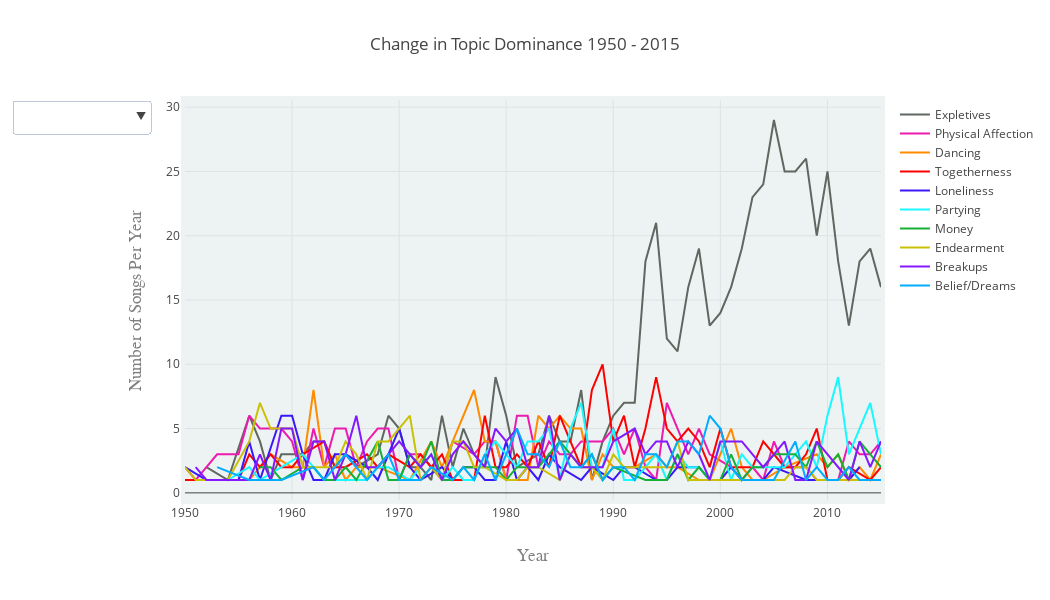

The notebook cell this image was saved under:
### Code cell
import plotly
import plotly.plotly as py
import plotly.graph_objs as go
from plotly.offline import download_plotlyjs, init_notebook_mode, plot, iplot
import cufflinks as cf

plotly.offline.init_notebook_mode(connected=True)

trace_expletives = go.Scatter(x=topic_6_years['Year'],
                        y=topic_6_years['Count'],
                        name='Expletives',
                        line=dict(color='#5E6760'),
                        text=topic6_info,
                        hoverinfo='text')

trace_physical_romance = go.Scatter(x=topic_7_years['Year'],
                            y=topic_7_years['Count'],
                            name='Physical Affection',
                            line=dict(color='#EC1BAD'),
                            text=topic7_info,
                            hoverinfo='text')

#Dancing, dancefloor, boogie, disco, groovy
trace_dancing = go.Scatter(x=topic_13_years['Year'],
                            y=topic_13_years['Count'],
                            name='Dancing',
                            line=dict(color='#FF8B00'),
                            text=topic13_info,
                            hoverinfo='text')

trace_togetherness = go.Scatter(x=topic_19_years['Year'],
                       y=topic_19_years['Count'],
                       name='Togetherness',
                       line=dict(color='#FF0000'),
                       text=topic19_info,
                       hoverinfo='text')

trace_loneliness = go.Scatter(x=topic_25_years['Year'],
                       y=topic_25_years['Count'],
                       name='Loneliness',
                       line=dict(color='#3A18F9'),
                       text=topic25_info,
                       hoverinfo='text')

#Partying, clubbing, drinking, going out 
trace_partying = go.Scatter(x=topic_14_years['Year'],
                       y=topic_14_years['Count'],
                       name='Partying',
                       line=dict(color='#18F8FF'), 
                       text=topic14_info,
                       hoverinfo='text')

trace_money = go.Scatter(x=topic_10_years['Year'],
                       y=topic_10_years['Count'],
                       name='Money',
                       line=dict(color='15B035'),
                       text=topic10_info,
                       hoverinfo='text')

#terms of endearment, sugar, honey 
trace_endearing = go.Scatter(x=topic_29_years['Year'],
                       y=topic_29_years['Count'],
                       name='Endearment',
                       line=dict(color='CAC106'),
                       text=topic29_info,
                       hoverinfo='text')

#Missing a loved one, significant other 
trace_breakups = go.Scatter(x=topic_11_years['Year'],
                       y=topic_11_years['Count'],
                       name='Breakups',
                       line=dict(color='#8418FF'),
                       text=topic11_info,
                       hoverinfo='text')

trace_belief = go.Scatter(x=topic_16_years['Year'],
                       y=topic_16_years['Count'],
                       name='Belief/Dreams',
                       line=dict(color='#00adff'),
                       text=topic16_info,
                       hoverinfo='text')


data = [trace_expletives, trace_physical_romance, trace_dancing,
        trace_togetherness, trace_loneliness, trace_partying,
       trace_money, trace_endearing, 
        trace_breakups, trace_belief]

# Annotations - Permanent Text 

# high_annotations=[dict(x='2016-03-01',
#                        y=df.High.mean(),
#                        xref='x', yref='y',
#                        text='High Average:<br>'+str(df.High.mean()),
#                        ax=0, ay=-40),
#                   dict(x=df.High.idxmax(),
#                        y=df.High.max(),
#                        xref='x', yref='y',
#                        text='High Max:<br>'+str(df.High.max()),
#                        ax=0, ay=-40)]
# low_annotations=[dict(x='2015-05-01',
#                       y=df.Low.mean(),
#                       xref='x', yref='y',
#                       text='Low Average:<br>'+str(df.Low.mean()),
#                       ax=0, ay=40),
#                  dict(x=df.High.idxmin(),
#                       y=df.Low.min(),
#                       xref='x', yref='y',
#                       text='Low Min:<br>'+str(df.Low.min()),
#                       ax=0, ay=40)]

# - Dropdown Menu 

updatemenus = list([
    dict(bgcolor='AAAAAA',
         active = 99,
         bordercolor = '#FFFFFF',
         font = dict(size=11, color='#000000')
    ),
    dict(active=-1,
         buttons=list([             
            dict(label = 'Expletives',
                 method = 'update',
                 args = [{'visible': [True, False, False, False, False, False,
                                     False, False, False, False]},
                         {'title': 'Expletives & Offensive Language'},
                        ]),
             
            dict(label = 'Physical Affection',
                 method = 'update',
                 args = [{'visible': [False, True, False, False, False, False,
                                     False, False, False, False]},
                         {'title': 'Physical Affection'}]),
             
            dict(label = 'Dancing',
                 method = 'update',
                 args = [{'visible': [False, False, True, False, False, False,
                                     False, False, False, False]},
                         {'title': "Dancing & Groovin'"}]),
             
            dict(label = 'Togetherness',
                 method = 'update',
                 args = [{'visible': [False, False, False, True, False, False,
                                     False, False, False, False]},
                         {'title': 'Togetherness'}]),
             
            dict(label = 'Loneliness',
                 method = 'update',
                 args = [{'visible': [False, False, False, False, True, False,
                                     False, False, False, False]},
                         {'title': 'Loneliness'}]),
             
            dict(label = 'Partying',
                 method = 'update',
                 args = [{'visible': [False, False, False, False, False, True,
                                     False, False, False, False]},
                         {'title': 'Partying & Nightlife'}]),
             
            dict(label = 'Money',
                 method = 'update',
                 args = [{'visible': [False, False, False, False, False, False,
                                     True, False, False, False]},
                         {'title': 'Money'}]),
             
            dict(label = 'Endearment',
                 method = 'update',
                 args = [{'visible': [False, False, False, False, False, False,
                                     False, True, False, False]},
                         {'title': 'Terms of Endearment'}]),
             
            dict(label = 'Breakups',
                 method = 'update',
                 args = [{'visible': [False, False, False, False, False, False,
                                     False, False, True, False]},
                         {'title': 'Breakups & Broken Love'}]),
             
            dict(label = 'Belief/Dreams',
                 method = 'update',
                 args = [{'visible': [False, False, False, False, False, False,
                                     False, False, False, True]},
                         {'title': 'Believing & Dreaming'}]),             
             
            dict(label = 'Reset',
                 method = 'update',
                 args = [{'visible': [True, True, True, True, True, True,
                                     True, True, True, True, True]},
                         {'title': 'Change in Topic Dominance 1950 - 2015'}])
        ]),
    )
])

layout = dict(title='Change in Topic Dominance 1950 - 2015', 
              legend=dict(
                  orientation="v",),        
              updatemenus=updatemenus,
              autosize=True,
              width=1050,
              height=600,
              margin=go.Margin(
                  l=50,
                  r=50,
                  b=100,
                  t=100,
                  pad=4),
            paper_bgcolor='#FFFFFF',
            plot_bgcolor='EDF2F3',      
             xaxis=dict(
             title='Year',
             titlefont=dict(
                 family='Helvetica',
                 size=17,
                 color='#7f7f7f'
             )),
             yaxis=dict(
             title='Number of Songs Per Year',
             titlefont=dict(
                 family='Helvetica',
                 size=17,
                 color='#7f7f7f')))

fig = dict(data=data, layout=layout)
iplot(fig, filename='Topics')
